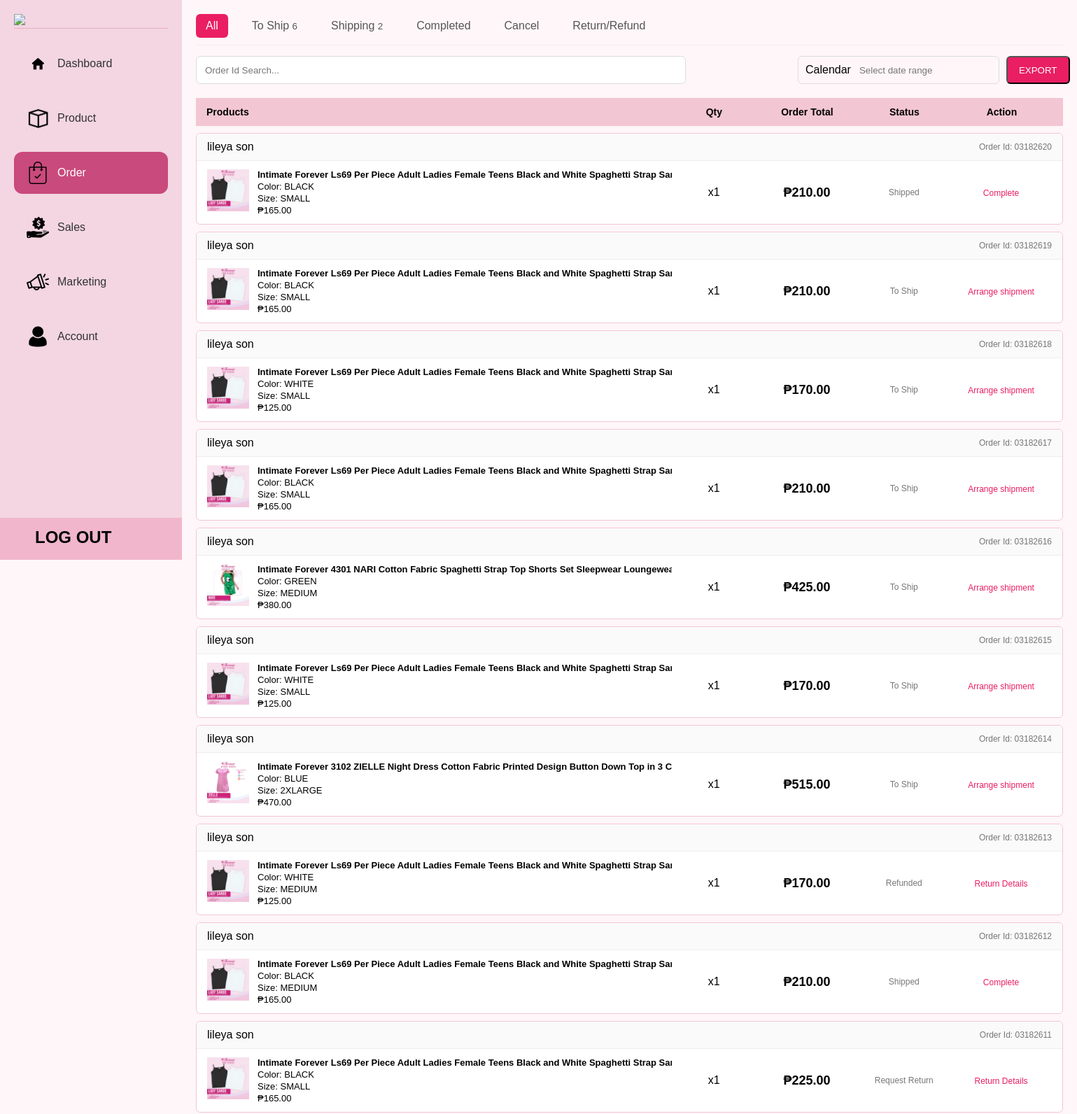
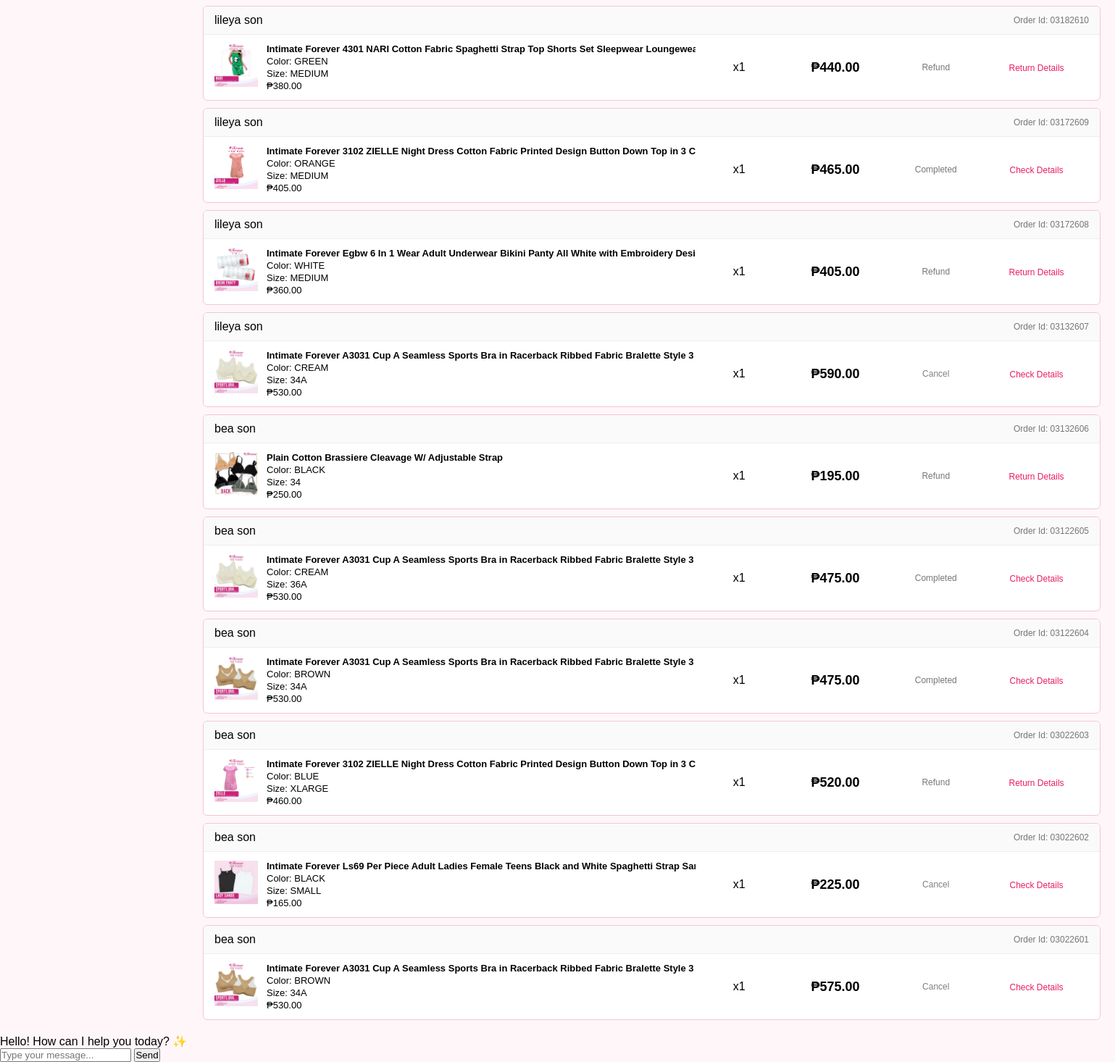
The page /ADMIN/HTML/order.php (signed in) on the database its author committed (2 pictures, top to bottom).
### tables this page shows
CREATE TABLE `orders` (
  `id` int(11) NOT NULL,
  `order_code` varchar(20) DEFAULT NULL,
  `first_name` varchar(100) DEFAULT NULL,
  `last_name` varchar(100) DEFAULT NULL,
  `email` varchar(100) DEFAULT NULL,
  `phone` varchar(20) DEFAULT NULL,
  `province` varchar(100) DEFAULT NULL,
  `city` varchar(100) DEFAULT NULL,
  `barangay` varchar(100) DEFAULT NULL,
  `postal` varchar(10) DEFAULT NULL,
  `full_address` text DEFAULT NULL,
  `payment_method` varchar(50) DEFAULT NULL,
  `delivery_method` varchar(50) DEFAULT NULL,
  `subtotal` decimal(10,2) DEFAULT NULL,
  `delivery_fee` decimal(10,2) DEFAULT NULL,
  `total` decimal(10,2) DEFAULT NULL,
  `created_at` datetime DEFAULT current_timestamp(),
  `status` varchar(50) DEFAULT 'To Ship',
  `postal_code` varchar(20) DEFAULT NULL,
  `profile_img` varchar(255) DEFAULT NULL,
  `coupon` decimal(10,2) DEFAULT 0.00,
  `coupon_code` varchar(100) DEFAULT NULL,
  `refund_date` datetime DEFAULT NULL,
  `refund_message` text DEFAULT NULL,
  `refund_images` text DEFAULT NULL
);

CREATE TABLE `order_items` (
  `id` int(11) NOT NULL,
  `order_id` int(11) DEFAULT NULL,
  `product_name` varchar(255) DEFAULT NULL,
  `price` decimal(10,2) DEFAULT NULL,
  `qty` int(11) DEFAULT NULL,
  `size` varchar(50) DEFAULT NULL,
  `color` varchar(50) DEFAULT NULL,
  `image` text DEFAULT NULL,
  `product_id` int(11) DEFAULT NULL,
  `reviewed` tinyint(1) DEFAULT 0
);

### ADMIN/HTML/order.php (the view, shortened to what this page needs)
<?php
include "../../config/db.php";
$toShipCount = $conn->query("SELECT COUNT(*) as total FROM orders WHERE status='To Ship'")->fetch_assoc()['total'];
$shippingCount = $conn->query("
  SELECT COUNT(*) as total
  FROM orders
  WHERE status='Shipped'
")->fetch_assoc()['total'];$toProcessCount = $conn->query("SELECT COUNT(*) as total FROM orders WHERE status='To Process'")->fetch_assoc()['total'];
?>
<?php
$processCount = $conn->query("
  SELECT COUNT(*) as total FROM orders WHERE status='Shipping'
")->fetch_assoc()['total'];
?>
<!DOCTYPE html>
<html lang="en">
<head>
  <link rel="stylesheet" href="../CSS/order.css">
  <link rel="stylesheet" href="https://cdn.jsdelivr.net/npm/flatpickr/dist/flatpickr.min.css">
</head>
<body>
<div class="container">
<aside class="sidebar">
  <div class="logo">
    <img src="../PICTURE/logo.png">
  </div>
  <nav class="menu">
    <a href="dashboard.php">
      <img src="../PICTURE/home logo.png" class="menu-icon">
      Dashboard
    </a>
    <a href="product.php">
      <img src="../PICTURE/product logo.png" class="menu-icon">
      Product
    </a>
    <a href="order.php" class="active">
      <img src="../PICTURE/ORDER LOGO.webp" class="menu-icon">
      Order
    </a>
    <a href="sales.php">
      <img src="../PICTURE/SALES LOGO.png" class="menu-icon">
      Sales
    </a>
    <a href="marketing.php">
      <img src="../PICTURE/MARKETING LOGO.png" class="menu-icon">
      Marketing
    </a>
    <a href="account.php">
      <img src="../PICTURE/ACCOUNT LOGO.png" class="menu-icon">
      Account
    </a>
  </nav>
    <a href="logout.php" class="logout-bar">
        <div class="logout-content">
            <span class="logout-text">LOG OUT</span>
        </div>
    </a>
</aside>
<main class="main">
<div class="tabs">
  <a href="order.php" class="active" >All</a>
  <a href="order-to-ship.php">
    To Ship <small><?= $processCount + $toShipCount ?></small>
  </a>
  <a href="order-shipping.php" >
    Shipping <small><?= $shippingCount ?></small>
  </a>
  <a href="order-completed.php">Completed</a>
  <a href="order-cancel.php">Cancel</a>
  <a href="order-return/refund.php">Return/Refund</a>
</div>
<div class="top-bar">
  <form method="GET" class="search-form">
  <input
    type="text"
    name="search"
    class="search-input"
    placeholder="Order Id Search..."
    value="<?= $_GET['search'] ?? '' ?>"
  >
</form>
  <div class="date-range">
    <span class="label">Calendar</span>
    <input type="text" id="calendarRange" placeholder="Select date range">
  </div>
  <button class="export">EXPORT</button>
</div>
<div class="table-header">
  <div>Products</div>
  <div>Qty</div>
  <div>Order Total</div>
  <div>Status</div>
  <div>Action</div>
</div>
<?php
$sql = "SELECT orders.*, users.profile_img
        FROM orders
        LEFT JOIN users ON users.email = orders.email";
$sql .= " ORDER BY orders.id DESC";
$orders = $conn->query($sql);
while ($order = $orders->fetch_assoc()):
?>
<div class="order-card" data-status="<?= $order['status'] ?? 'To Ship' ?>">
<div class="order-top">
  <div class="buyer">
<span><?= $order['first_name'] ?> <?= $order['last_name'] ?></span>
</div>
  <div class="order-id">
      Order Id: <?= $order['order_code'] ?? $order['id'] ?>
    </div>
  </div>
<?php
$items = $conn->query("SELECT * FROM order_items WHERE order_id = '".$order['id']."'");
$rows = [];
if ($items && $items->num_rows > 0) {
  while ($item = $items->fetch_assoc()) {
    $rows[] = $item;
  }
}
?>
<?php if (count($rows) > 0): ?>
  <?php foreach ($rows as $index => $item): ?>
    <div class="order-row">
    <div class="product">
      <a href="order-view.php?id=<?= $order['id'] ?>" class="product-link">
    <div class="img">
      <?php if (!empty($item['image'])): ?>
        <img src="../../uploads/<?= $item['image'] ?>"
        style="width:100%; height:100%; object-fit:cover;">
      <?php endif; ?>
    </div>
    <div class="product-info">
      <strong><?= $item['product_name'] ?></strong>
      <span>Color: <?= $item['color'] ?? '-' ?></span>
      <span>Size: <?= $item['size'] ?? '-' ?></span>
      <span>₱<?= $item['price'] ?></span>
    </div>
  </a>
  </div>
  <div class="qty center">
      x<?= $item['qty'] ?>
    </div>
    <?php if ($index === 0): ?>
    <div class="summary-total">₱<?= number_format($order['total'],2) ?></div>
    <div class="summary-status">
    <?php if ($order['status'] === 'Cancel'): ?>
        <span style="color:gray; font-weight:">
          Cancel
        </span>
  <?php else: ?>
  <?= $order['status'] ?? 'To Ship' ?>
  <?php endif; ?>
  </div>
<div class="summary-action">
<?php if (
  $order['status'] == "Request Return" ||
  $order['status'] == "Refund" ||
  $order['status'] == "Waiting to Refund" ||
  $order['status'] == "Refunded"
): ?>
  <a href="#" onclick='openReturnDetails(<?= json_encode($order) ?>)'>
    Return Details
  </a>
<?php elseif ($order['status'] == "To Ship"): ?>
  <a href="#" onclick="shipOrder(<?= $order['id'] ?>)">
    Arrange shipment
  </a>
<?php elseif ($order['status'] == "Shipping"): ?>
  <a href="#" onclick="pickupOrder(<?= $order['id'] ?>)">
    Pick-up / Drop
  </a>
<?php elseif ($order['status'] == "Shipped"): ?>
  <a href="#" onclick="completeOrder(<?= $order['id'] ?>)">
    Complete
  </a>
<?php elseif ($order['status'] == "Completed"): ?>
  <a href="order-details.php?id=<?= $order['id'] ?>">
    Check Details
  </a>
<?php elseif ($order['status'] == "Cancel"): ?>
  <a href="order-details.php?id=<?= $order['id'] ?>">
    Check Details
  </a>
<?php endif; ?>
</div>
  <?php else: ?>
    <div></div>
    <div></div>
    <div></div>
    <?php endif; ?>
  </div>
  <?php endforeach; ?>
  <?php endif; ?>
  </div>
<?php endwhile; ?>
</main>
</div>
<div class="chat-body" id="chatMessages">
<div class="support">Hello! How can I help you today? ✨</div>
</div>
<div class="chat-input">
<input type="text" id="chatInput" placeholder="Type your message...">
<button id="sendChat">Send</button>
</div>
</body>
</html>

### ADMIN/CSS/order.css (style rules this page uses)
* { margin: 0; padding: 0; box-sizing: border-box; font-family: sans-serif; }
body { margin: 0; background: #fff6f9; }
.container { width: 100%; margin: 0; padding: 0; }
.sidebar { width: 260px; background: #F3D6E1; padding: 20px; min-height: 100vh; position: fixed; top: 0; left: 0; height: 100vh; }
.main { margin-left: 260px; padding: 20px; max-width: calc(100% - 260px); }
.logo { border-bottom: 1px solid rgba(201, 74, 124, 0.3); margin-bottom: 20px; }
.logo img { width: 100%; }
.menu { display: flex; flex-direction: column; }
.menu a { display: flex; align-items: center; gap: 12px; padding: 14px 18px; margin-bottom: 18px; border-radius: 12px; color: #333; font-weight: 500; cursor: pointer; text-decoration: none; }
.menu a.active { background: #C94A7C; color: #fff; }
.menu-icon { width: 32px; height: 32px; }
.logout-bar { position: absolute; bottom: 0; left: 0; width: 100%; height: 60px; background: #F1B6CC; padding: 14px 20px; cursor: pointer; }
.logout-content { display: flex; align-items: center; gap: 14px; color: #000; font-weight: 600; font-size: 24px; margin-left: 30px; }
.logout-bar { text-decoration: none; color: inherit; }
.tabs { display: flex; gap: 20px; border-bottom: 1px solid #eee; padding-bottom: 10px; margin-bottom: 15px; }
.top-bar { display: flex; gap: 10px; align-items: center; margin-bottom: 20px; }
.top-bar input[type="text"] { height: 40px; padding: 0 12px; border: 1px solid #ddd; border-radius: 6px; outline: none; transition: all 0.25s ease; }
.search-input { width: 700px; }
.date-range { display: flex; align-items: center; border: 1px solid #ddd; border-radius: 6px; padding: 0 10px; height: 40px; transition: all 0.25s ease; margin-left: 150px; }
#calendarRange { background: transparent; border: none; outline: none; box-shadow: none; }
.export { background: #e91e63; color: white; height: 40px; padding: 0 16px; border-radius: 6px; font-weight: 500; }
.table-header { background: #f3c6d3; padding: 12px 15px; font-weight: 600; font-size: 14px; display: grid; grid-template-columns: 55% 10% 12% 11% 12%; align-items: center; text-align: center; }
.tabs a { text-decoration: none; color: #555; padding: 8px 14px; border-radius: 6px; transition: 0.2s; }
.tabs a.active { background: #e91e63; color: white; }
.table-header div:first-child { text-align: left; }
.order-card { border: 1px solid #f3c6d3; background: #fff; margin-top: 10px; border-radius: 6px; width: 100%; overflow: hidden; }
.order-top { display: flex; justify-content: space-between; align-items: center; padding: 10px 15px; border-bottom: 1px solid #eee; background: #fafafa; width: 100%; box-sizing: border-box; }
.buyer { display: flex; align-items: center; gap: 10px; }
.order-id { font-size: 12px; color: #777; }
.order-row { display: grid; grid-template-columns: 55% 10% 12% 11% 12%; align-items: center; padding: 12px 15px; }
.center { text-align: center; display: flex; justify-content: center; align-items: center; }
.product { display: flex; align-items: flex-start; gap: 12px; overflow: hidden; }
img { max-width: 100%; height: auto; }
.product .img { width: 60px; height: 60px; background: #ccc; }
.product div { display: flex; flex-direction: column; font-size: 13px; gap: 2px; overflow: hidden; }
.product strong { white-space: nowrap; overflow: hidden; text-overflow: ellipsis; }
.product-link { display: flex; gap: 12px; text-decoration: none; color: inherit; }
.qty, .summary-total, .summary-status, .summary-action { margin: 0; text-align: center; }
.summary-total { font-size: 18px; font-weight: bold; }
.summary-status { font-size: 12px; color: #777; }
.summary-action a { color: #e91e63; font-size: 12px; text-decoration: none; }

### rows shown on the page
orders: first_name "lileya", last_name "son", order_code "03182620"
order_items: image (picture), product_name "Intimate Forever Ls69 Per Piece Adult Ladies Female Teens Black and White Spaghetti Strap…", color "BLACK", size "SMALL", price "165.00", qty "1", order.total "210.00", order.status "Shipped"
orders: first_name "lileya", last_name "son", order_code "03182619"
order_items: image (picture), product_name "Intimate Forever Ls69 Per Piece Adult Ladies Female Teens Black and White Spaghetti Strap…", color "BLACK", size "SMALL", price "165.00", qty "1", order.total "210.00", order.status "To Ship"
orders: first_name "lileya", last_name "son", order_code "03182618"
order_items: image (picture), product_name "Intimate Forever Ls69 Per Piece Adult Ladies Female Teens Black and White Spaghetti Strap…", color "WHITE", size "SMALL", price "125.00", qty "1", order.total "170.00", order.status "To Ship"
orders: first_name "lileya", last_name "son", order_code "03182617"
order_items: image (picture), product_name "Intimate Forever Ls69 Per Piece Adult Ladies Female Teens Black and White Spaghetti Strap…", color "BLACK", size "SMALL", price "165.00", qty "1", order.total "210.00", order.status "To Ship"
orders: first_name "lileya", last_name "son", order_code "03182616"
order_items: image (picture), product_name "Intimate Forever 4301 NARI Cotton Fabric Spaghetti Strap Top Shorts Set Sleepwear…", color "GREEN", size "MEDIUM", price "380.00", qty "1", order.total "425.00", order.status "To Ship"
orders: first_name "lileya", last_name "son", order_code "03182615"
order_items: image (picture), product_name "Intimate Forever Ls69 Per Piece Adult Ladies Female Teens Black and White Spaghetti Strap…", color "WHITE", size "SMALL", price "125.00", qty "1", order.total "170.00", order.status "To Ship"
orders: first_name "lileya", last_name "son", order_code "03182614"
order_items: image (picture), product_name "Intimate Forever 3102 ZIELLE Night Dress Cotton Fabric Printed Design Button Down Top in 3…", color "BLUE", size "2XLARGE", price "470.00", qty "1", order.total "515.00", order.status "To Ship"
orders: first_name "lileya", last_name "son", order_code "03182613"
order_items: image (picture), product_name "Intimate Forever Ls69 Per Piece Adult Ladies Female Teens Black and White Spaghetti Strap…", color "WHITE", size "MEDIUM", price "125.00", qty "1", order.total "170.00", order.status "Refunded"
orders: first_name "lileya", last_name "son", order_code "03182612"
order_items: image (picture), product_name "Intimate Forever Ls69 Per Piece Adult Ladies Female Teens Black and White Spaghetti Strap…", color "BLACK", size "MEDIUM", price "165.00", qty "1", order.total "210.00", order.status "Shipped"
orders: first_name "lileya", last_name "son", order_code "03182611"
order_items: image (picture), product_name "Intimate Forever Ls69 Per Piece Adult Ladies Female Teens Black and White Spaghetti Strap…", color "BLACK", size "SMALL", price "165.00", qty "1", order.total "225.00", order.status "Request Return"
orders: first_name "lileya", last_name "son", order_code "03182610"
order_items: image (picture), product_name "Intimate Forever 4301 NARI Cotton Fabric Spaghetti Strap Top Shorts Set Sleepwear…", color "GREEN", size "MEDIUM", price "380.00", qty "1", order.total "440.00", order.status "Refund"
orders: first_name "lileya", last_name "son", order_code "03172609"
order_items: image (picture), product_name "Intimate Forever 3102 ZIELLE Night Dress Cotton Fabric Printed Design Button Down Top in 3…", color "ORANGE", size "MEDIUM", price "405.00", qty "1", order.total "465.00", order.status "Completed"
orders: first_name "lileya", last_name "son", order_code "03172608"
order_items: image (picture), product_name "Intimate Forever Egbw 6 In 1 Wear Adult Underwear Bikini Panty All White with Embroidery…", color "WHITE", size "MEDIUM", price "360.00", qty "1", order.total "405.00", order.status "Refund"
orders: first_name "lileya", last_name "son", order_code "03132607"
order_items: image (picture), product_name "Intimate Forever A3031 Cup A Seamless Sports Bra in Racerback Ribbed Fabric Bralette Style 3…", color "CREAM", size "34A", price "530.00", qty "1", order.total "590.00", shows "Cancel"
orders: first_name "bea", last_name "son", order_code "03132606"
order_items: image (picture), product_name "Plain Cotton Brassiere Cleavage W/ Adjustable Strap", color "BLACK", size "34", price "250.00", qty "1", order.total "195.00", order.status "Refund"
orders: first_name "bea", last_name "son", order_code "03122605"
order_items: image (picture), product_name "Intimate Forever A3031 Cup A Seamless Sports Bra in Racerback Ribbed Fabric Bralette Style 3…", color "CREAM", size "36A", price "530.00", qty "1", order.total "475.00", order.status "Completed"
orders: first_name "bea", last_name "son", order_code "03122604"
order_items: image (picture), product_name "Intimate Forever A3031 Cup A Seamless Sports Bra in Racerback Ribbed Fabric Bralette Style 3…", color "BROWN", size "34A", price "530.00", qty "1", order.total "475.00", order.status "Completed"
orders: first_name "bea", last_name "son", order_code "03022603"
order_items: image (picture), product_name "Intimate Forever 3102 ZIELLE Night Dress Cotton Fabric Printed Design Button Down Top in 3…", color "BLUE", size "XLARGE", price "460.00", qty "1", order.total "520.00", order.status "Refund"
orders: first_name "bea", last_name "son", order_code "03022602"
order_items: image (picture), product_name "Intimate Forever Ls69 Per Piece Adult Ladies Female Teens Black and White Spaghetti Strap…", color "BLACK", size "SMALL", price "165.00", qty "1", order.total "225.00", shows "Cancel"
orders: first_name "bea", last_name "son", order_code "03022601"
order_items: image (picture), product_name "Intimate Forever A3031 Cup A Seamless Sports Bra in Racerback Ribbed Fabric Bralette Style 3…", color "BROWN", size "34A", price "530.00", qty "1", order.total "575.00", shows "Cancel"

### other values the page prints
$processCount + $toShipCount "6"
$shippingCount "2"
